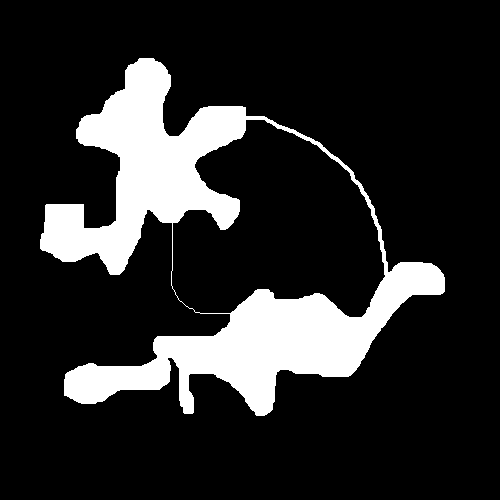
#> input picture Files used as input/img31.bmp, 500 x 500 px, found by its file name
$ python C9_13_Thinning.py
#> lines starting #> are read from the running program, lines starting #| are printed output that depends on the picture; after the words box and inside, x2 and y2 are one past the last pixel; in counts of white or black regions, pixels touching at a corner belong together
### Chapter 09/my_package/my_functions.py
#======================================================================
# Purpose : creating custom functions for usage
#======================================================================

import matplotlib.pyplot as plt
import cv2
import numpy as np

# Function my_imshow is used to display image using matplotlib method and is
# usually used with subplots

def my_imshow(input_image,str='',ax='Nothing Passed'):
    if ax=='Nothing Passed':
        fig1,ax1=plt.subplots()
        fig1.show()
        if input_image.ndim==3:
            plt.imshow(cv2.cvtColor(input_image, cv2.COLOR_BGR2RGB))
        else:
            plt.imshow(cv2.cvtColor(input_image, cv2.COLOR_GRAY2RGB))
        plt.axis("off")
        plt.gca().set_title(str)
        return fig1,ax1
    else:
        if input_image.ndim==3:
            ax.imshow(cv2.cvtColor(input_image, cv2.COLOR_BGR2RGB))
        else:
            ax.imshow(cv2.cvtColor(input_image, cv2.COLOR_GRAY2RGB))
        ax.axis("off")
        ax.set_title(str)

# Function norm_uint8 defined below,
# Normalises and convert to uint8 an input_image and return the same, usually
# used while displaying a grayscale image which has been converted to float32
# during processing

# [5 lines left out: function norm_uint8, not called in this run]


### Chapter 09/C9_13_Thinning.py
#======================================================================
# PURPOSE : Learning Morphological Thinning
#======================================================================
import cv2
import matplotlib.pyplot as plt
import numpy as np
import skimage as ski
import my_package.my_functions as mf # This is a user defined package
# one may find the details related to its contents and usage in section XXX

# Import and Display the image
input_image=cv2.imread('img31.bmp',0)
#> input_image: shape (500, 500); 16.4% white; 1 white region, box (x1, y1, x2, y2) and area: (40, 58, 445, 416) 40936
fig1,ax1=plt.subplots(1,3)
mf.my_imshow(input_image,'(a) Input Binary Image',ax1[0])

# Calculate Thinned Image and Display
thin_image = 255*ski.morphology.thin(input_image)
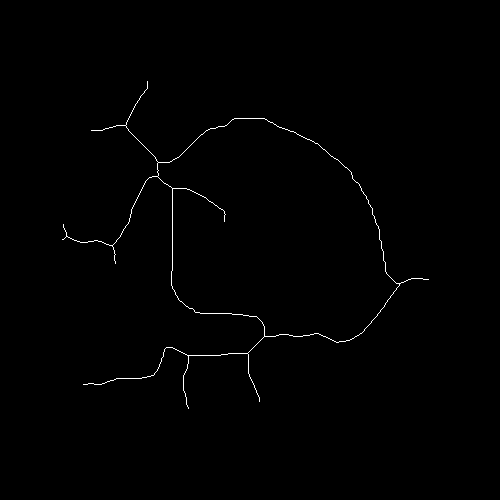
#> thin_image: shape (500, 500) int64; 0.54% white in thin lines or dots, all inside (x1, y1, x2, y2) = (62, 81, 429, 409)
# thin_image = 255*ski.morphology.thin(input_image,max_num_iter=np.Inf)
mf.my_imshow(np.uint8(thin_image),'(b) Thinned Image',ax1[1])

# Find Partially Thinned Image and Display
P_thin_image = 255*ski.morphology.thin(input_image,max_num_iter=15)
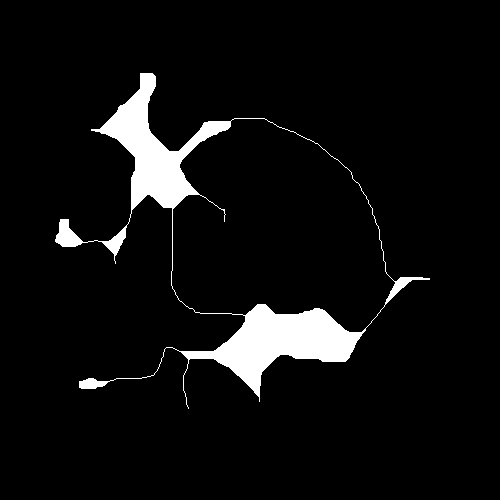
#> P_thin_image: shape (500, 500) int64; 5.9% white; 1 white region, box (x1, y1, x2, y2) and area: (55, 73, 430, 409) 14628
mf.my_imshow(np.uint8(P_thin_image),'(c) Partially Thinned Image',ax1[2])

plt.show()
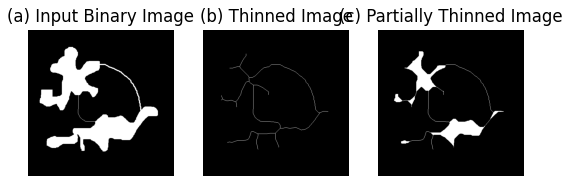
#> figure drawn by matplotlib, 3 panels
print("Completed Successfully ...")

$ run again, with Files used as input/img1.bmp copied over Files used as input/img31.bmp
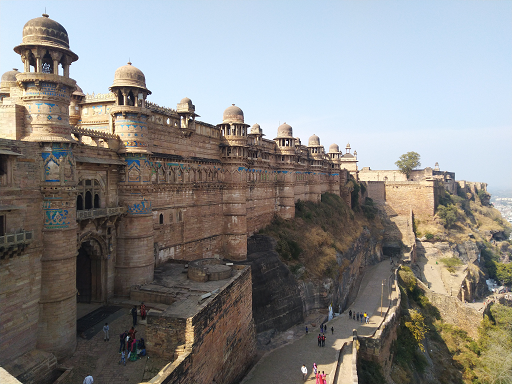
#> input picture Files used as input/img1.bmp, 512 x 384 px, found by its file name
#> `thin_image = 255*ski.morphology.thin(input_image)`:
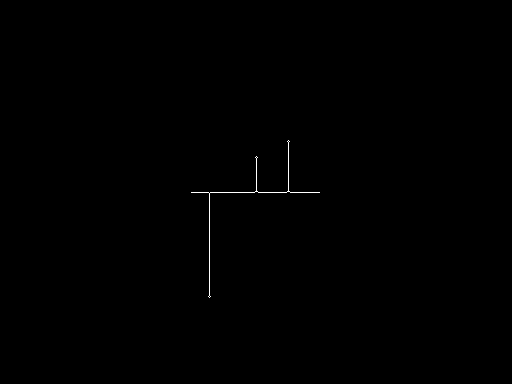
#> thin_image: shape (384, 512) int64; 0.16% white in thin lines or dots, all inside (x1, y1, x2, y2) = (191, 140, 320, 298)
#> P_thin_image: shape (384, 512) int64; 86.8% white; 4 black regions (3 under 20 px), largest, box (x1, y1, x2, y2) and area: (0, 0, 512, 384) 25980
#> `plt.show()`:
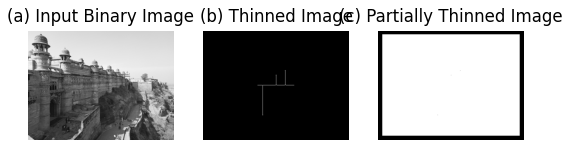
#> figure drawn by matplotlib, 3 panels

$ run again, with Files used as input/img10.bmp copied over Files used as input/img31.bmp
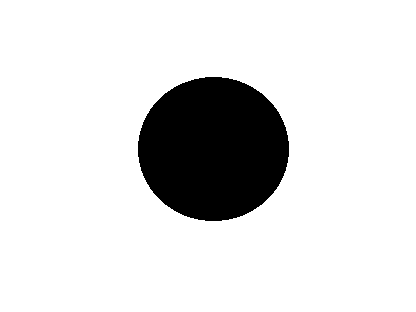
#> input picture Files used as input/img10.bmp, 416 x 312 px, found by its file name
#> `thin_image = 255*ski.morphology.thin(input_image)`:
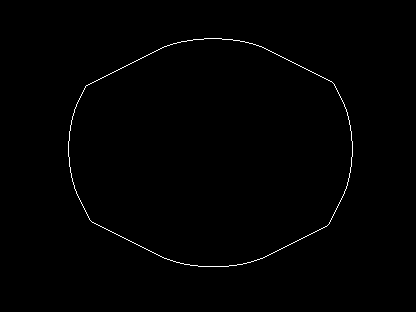
#> thin_image: shape (312, 416) int64; 0.59% white in thin lines or dots, all inside (x1, y1, x2, y2) = (68, 38, 353, 267)
#> P_thin_image: shape (312, 416) int64; 65.6% white; 2 black regions, box (x1, y1, x2, y2) and area: (123, 62, 304, 236) 23754, (0, 0, 416, 312) 20940
#> `plt.show()`:
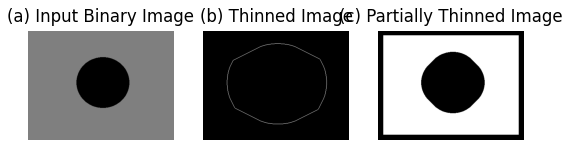
#> figure drawn by matplotlib, 3 panels
